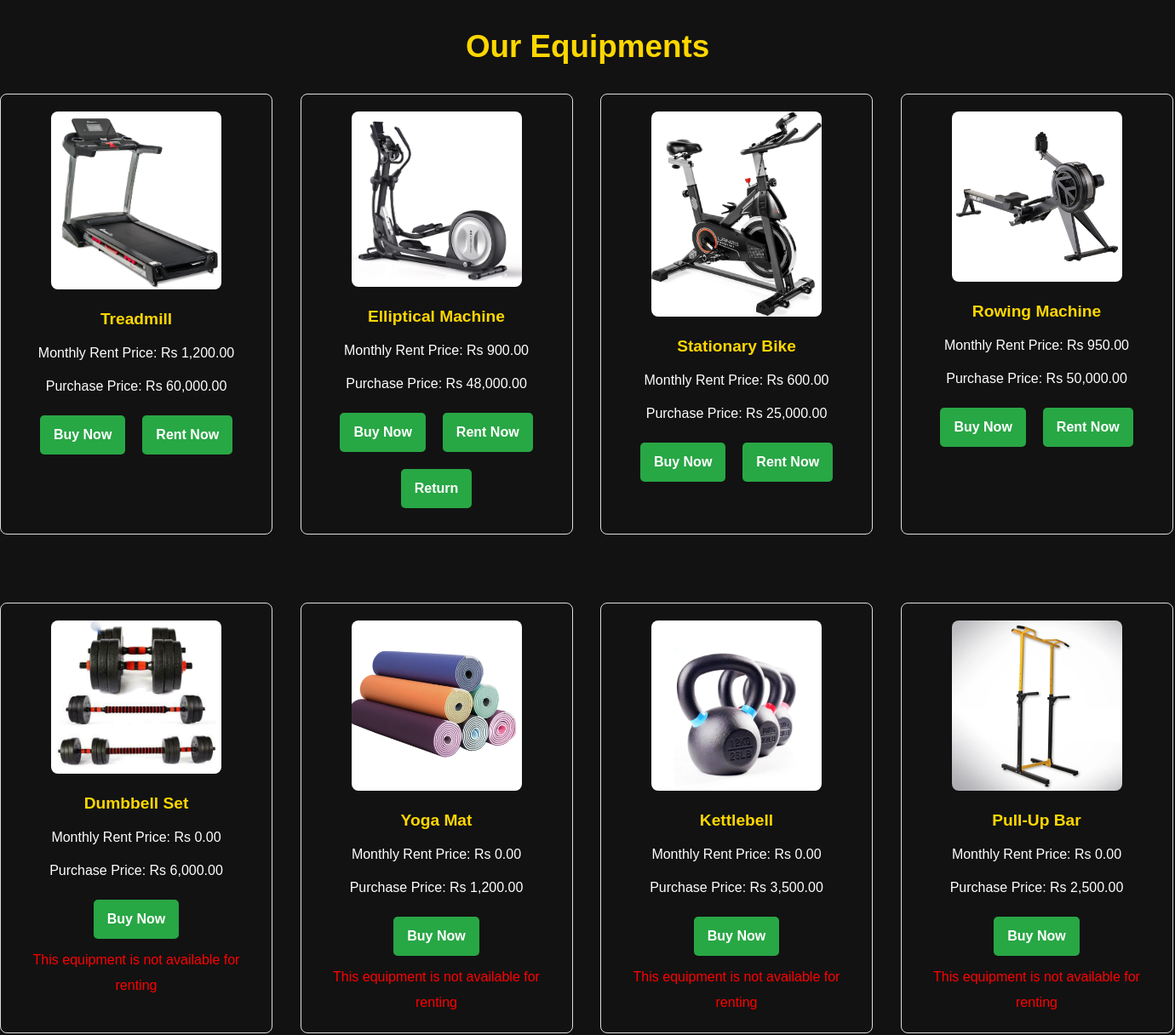
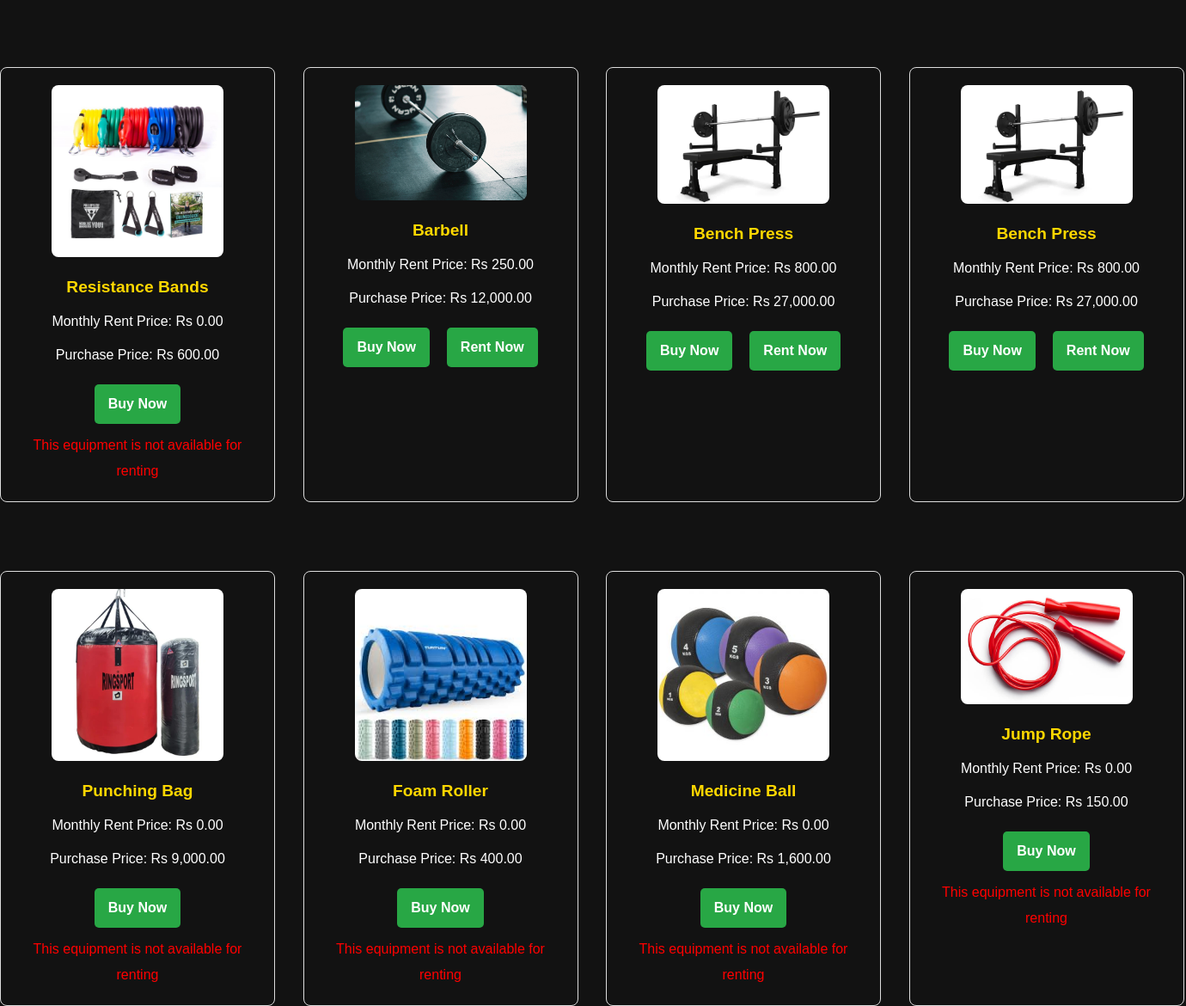
Page /rent_buy_equipment.php (signed in) on the committed database (2 pictures, top to bottom).
### tables this page shows
CREATE TABLE `equipment` (
  `equipment_id` int(11) NOT NULL,
  `name` varchar(50) DEFAULT NULL,
  `rent_price_per_month` decimal(10,2) DEFAULT NULL,
  `purchase_price` decimal(10,2) DEFAULT NULL,
  `available_quantity` int(11) DEFAULT NULL,
  `image_path` varchar(100) DEFAULT NULL
);

### rent_buy_equipment.php (the view, shortened to what this page needs)
<?php
require "connection.php";
$sql = "SELECT e.*, r.available_rental_qty,
        (SELECT COUNT(*) FROM rental_transactions rt
         WHERE rt.rental_id = r.rental_id AND rt.is_returned = 0) AS rented_qty
        FROM equipment e
        LEFT JOIN rental_equipments r ON e.equipment_id = r.equipment_id";
$result = mysqli_query($conn, $sql);
?>
<!DOCTYPE html>
<html lang="en">
<head>
    <link rel="stylesheet" href="dashboard-style.css">
</head>
<body>
    <h2>Our Equipments</h2>
    <div class="product-container">
        <?php
        if (mysqli_num_rows($result) > 0) {
            while ($row = mysqli_fetch_assoc($result)) {
                echo '<div class="product">';
                echo '<img src="' . htmlspecialchars($row['image_path']) . '" alt="' . htmlspecialchars($row['name']) . '">';
                echo '<h3>' . htmlspecialchars($row['name']) . '</h3>';
                echo '<p>Monthly Rent Price: Rs ' . number_format($row['rent_price_per_month'], 2) . '</p>';
                echo '<p>Purchase Price: Rs ' . number_format($row['purchase_price'], 2) . '</p>';
                echo '<a href="buy_equipment.php?id=' . $row['equipment_id'] . '" class="buy-button">Buy Now</a>';
                if ($row['available_quantity'] == 0) {
                    echo '<span>This equipment is not available for purchase</span>';
                } elseif ($row['purchase_price'] < 10000) {
                    echo '<span><br>This equipment is not available for renting</span>';
                } else {
                    echo '<a href="rent_equipment.php?id=' . $row['equipment_id'] . '" class="rent-button">Rent Now</a>';
                }
                $rental_sql = "SELECT pr.status, rt.is_returned
                FROM pending_rental pr
                JOIN rental_transactions rt ON pr.e_id = rt.rental_id
                WHERE pr.user_id = '{$_SESSION['id']}'
                AND pr.e_id = '{$row['equipment_id']}'
                AND rt.is_returned = 0";
 $rental_result = mysqli_query($conn, $rental_sql);
if ($rental_result && mysqli_num_rows($rental_result) > 0) {
    $rentalrow = mysqli_fetch_assoc($rental_result);
    if ($rentalrow['status'] == 'complete' && $rentalrow['is_returned'] == 0) {
        echo '<a href="return_equipment.php?id=' . $row['equipment_id'] . '" class="return-button">Return</a>';
    }
}
                echo '</div>';
            }
        } else {
            echo '<p>No equipment available.</p>';
        }
        ?>
    </div>
</body>
</html>

### dashboard-style.css (style rules this page uses)
* { margin: 0; padding: 0; box-sizing: border-box; font-family: Arial, sans-serif; }
body { background-color: #121212; color: #f5f5f5; line-height: 30px; }

### rent_buy_equipment.php (style rules this page uses)
h2 { color: #FFD700; font-size: 2.3rem; text-align: center; padding: 40px; }
.product-container { display: grid; grid-template-columns: repeat(4, 1fr); gap: 30px; row-gap: 80px; }
.product { border: 1px solid #ddd; padding: 20px; width: 320px; height: auto; text-align: center; border-radius: 8px; }
.product img { width: 200px; height: auto; border-radius: 8px; }
.product h3 { font-size: 1.2em; margin: 10px 0; color: #FFD700; }
.product span { color: red; }
.product p { font-size: 1em; color: #ffff; padding-bottom: 9px; }
.buy-button, .rent-button, .return-button { text-decoration: none; padding: 8px 16px; background-color: #28a745; color: white; border-radius: 5px; font-weight: bold; display: inline-block; margin: 10px; }

### rows in the picture
equipment: image_path (picture), name "Treadmill", rent_price_per_month "1,200.00", purchase_price "60,000.00"
equipment: image_path (picture), name "Elliptical Machine", rent_price_per_month "900.00", purchase_price "48,000.00"
equipment: image_path (picture), name "Stationary Bike", rent_price_per_month "600.00", purchase_price "25,000.00"
equipment: image_path (picture), name "Rowing Machine", rent_price_per_month "950.00", purchase_price "50,000.00"
equipment: image_path (picture), name "Dumbbell Set", rent_price_per_month "0.00", purchase_price "6,000.00", shows "This equipment is not available for renting"
equipment: image_path (picture), name "Yoga Mat", rent_price_per_month "0.00", purchase_price "1,200.00", shows "This equipment is not available for renting"
equipment: image_path (picture), name "Kettlebell", rent_price_per_month "0.00", purchase_price "3,500.00", shows "This equipment is not available for renting"
equipment: image_path (picture), name "Pull-Up Bar", rent_price_per_month "0.00", purchase_price "2,500.00", shows "This equipment is not available for renting"
equipment: image_path (picture), name "Resistance Bands", rent_price_per_month "0.00", purchase_price "600.00", shows "This equipment is not available for renting"
equipment: image_path (picture), name "Barbell", rent_price_per_month "250.00", purchase_price "12,000.00"
equipment: image_path (picture), name "Bench Press", rent_price_per_month "800.00", purchase_price "27,000.00"
equipment: image_path (picture), name "Punching Bag", rent_price_per_month "0.00", purchase_price "9,000.00", shows "This equipment is not available for renting"
equipment: image_path (picture), name "Foam Roller", rent_price_per_month "0.00", purchase_price "400.00", shows "This equipment is not available for renting"
equipment: image_path (picture), name "Medicine Ball", rent_price_per_month "0.00", purchase_price "1,600.00", shows "This equipment is not available for renting"
equipment: image_path (picture), name "Jump Rope", rent_price_per_month "0.00", purchase_price "150.00", shows "This equipment is not available for renting"
